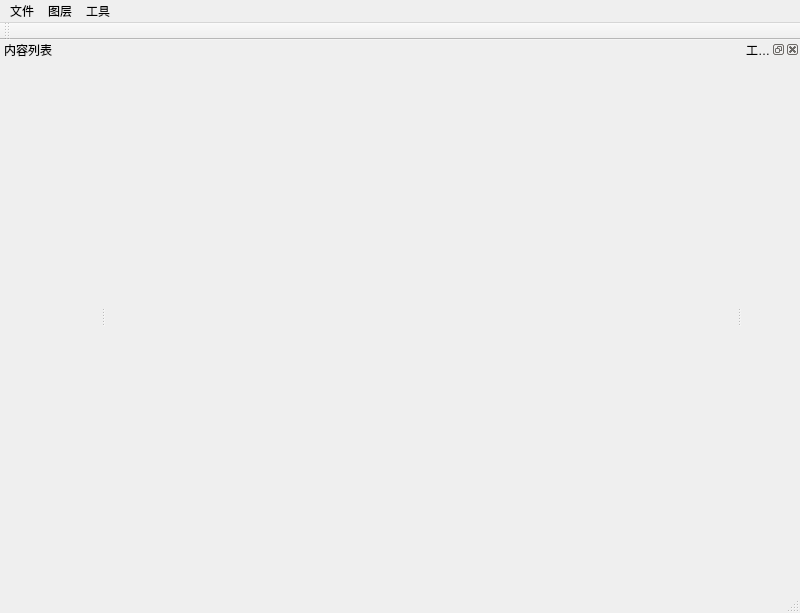
<?xml version="1.0" encoding="UTF-8"?>
<ui version="4.0">
 <class>MainWindow</class>
 <widget class="QMainWindow" name="MainWindow">
  <property name="geometry">
   <rect>
    <x>0</x>
    <y>0</y>
    <width>800</width>
    <height>613</height>
   </rect>
  </property>
  <property name="minimumSize">
   <size>
    <width>800</width>
    <height>600</height>
   </size>
  </property>
  <property name="windowTitle">
   <string>我爱学姐、学妹也是</string>
  </property>
  <property name="iconSize">
   <size>
    <width>30</width>
    <height>30</height>
   </size>
  </property>
  <widget class="QWidget" name="mapcanvas">
   <layout class="QHBoxLayout" name="horizontalLayout"/>
  </widget>
  <widget class="QMenuBar" name="menubar">
   <property name="geometry">
    <rect>
     <x>0</x>
     <y>0</y>
     <width>800</width>
     <height>26</height>
    </rect>
   </property>
   <widget class="QMenu" name="menuFile">
    <property name="title">
     <string>文件</string>
    </property>
    <addaction name="actionOpenProj"/>
    <addaction name="actionQuit"/>
   </widget>
   <widget class="QMenu" name="menuLayer">
    <property name="title">
     <string>图层</string>
    </property>
    <widget class="QMenu" name="menuLayerImport">
     <property name="title">
      <string>导入</string>
     </property>
     <addaction name="actionImportVectorLayer"/>
     <addaction name="actionImportRasterLayer"/>
    </widget>
    <addaction name="menuLayerImport"/>
   </widget>
   <widget class="QMenu" name="menuTool">
    <property name="title">
     <string>工具</string>
    </property>
    <addaction name="actionToolbox"/>
   </widget>
   <addaction name="menuFile"/>
   <addaction name="menuLayer"/>
   <addaction name="menuTool"/>
  </widget>
  <widget class="QStatusBar" name="statusbar"/>
  <widget class="QDockWidget" name="tocDock">
   <property name="sizePolicy">
    <sizepolicy hsizetype="Preferred" vsizetype="Expanding">
     <horstretch>0</horstretch>
     <verstretch>0</verstretch>
    </sizepolicy>
   </property>
   <property name="minimumSize">
    <size>
     <width>100</width>
     <height>42</height>
    </size>
   </property>
   <property name="contextMenuPolicy">
    <enum>Qt::NoContextMenu</enum>
   </property>
   <property name="floating">
    <bool>false</bool>
   </property>
   <property name="features">
    <set>QDockWidget::DockWidgetMovable</set>
   </property>
   <property name="windowTitle">
    <string>内容列表</string>
   </property>
   <attribute name="dockWidgetArea">
    <number>1</number>
   </attribute>
   <widget class="QWidget" name="tocView"/>
  </widget>
  <widget class="QToolBar" name="toolBar">
   <property name="windowTitle">
    <string>toolBar</string>
   </property>
   <attribute name="toolBarArea">
    <enum>TopToolBarArea</enum>
   </attribute>
   <attribute name="toolBarBreak">
    <bool>false</bool>
   </attribute>
  </widget>
  <widget class="QDockWidget" name="toolboxDock">
   <property name="enabled">
    <bool>true</bool>
   </property>
   <property name="windowTitle">
    <string>工具箱</string>
   </property>
   <attribute name="dockWidgetArea">
    <number>2</number>
   </attribute>
   <widget class="QWidget" name="toolbox">
    <layout class="QVBoxLayout" name="verticalLayout"/>
   </widget>
  </widget>
  <action name="actionOpenProj">
   <property name="text">
    <string>打开工程</string>
   </property>
  </action>
  <action name="actionQuit">
   <property name="text">
    <string>退出</string>
   </property>
  </action>
  <action name="actionImportRasterLayer">
   <property name="text">
    <string>栅格</string>
   </property>
  </action>
  <action name="actionImportVectorLayer">
   <property name="text">
    <string>矢量</string>
   </property>
  </action>
  <action name="actionToolbox">
   <property name="checkable">
    <bool>true</bool>
   </property>
   <property name="checked">
    <bool>false</bool>
   </property>
   <property name="text">
    <string>工具箱</string>
   </property>
  </action>
 </widget>
 <resources/>
 <connections>
  <connection>
   <sender>actionToolbox</sender>
   <signal>toggled(bool)</signal>
   <receiver>toolboxDock</receiver>
   <slot>setVisible(bool)</slot>
   <hints>
    <hint type="sourcelabel">
     <x>-1</x>
     <y>-1</y>
    </hint>
    <hint type="destinationlabel">
     <x>752</x>
     <y>317</y>
    </hint>
   </hints>
  </connection>
  <connection>
   <sender>toolboxDock</sender>
   <signal>visibilityChanged(bool)</signal>
   <receiver>actionToolbox</receiver>
   <slot>setChecked(bool)</slot>
   <hints>
    <hint type="sourcelabel">
     <x>752</x>
     <y>317</y>
    </hint>
    <hint type="destinationlabel">
     <x>-1</x>
     <y>-1</y>
    </hint>
   </hints>
  </connection>
 </connections>
</ui>
